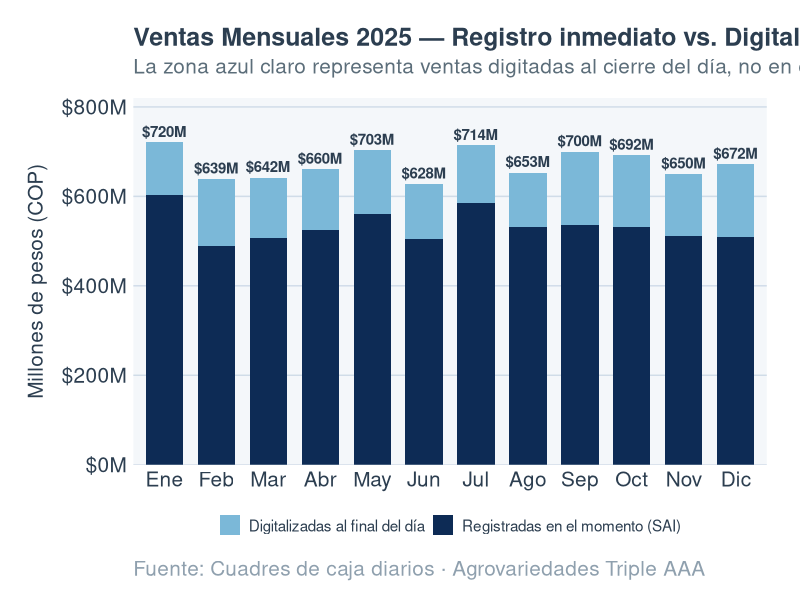
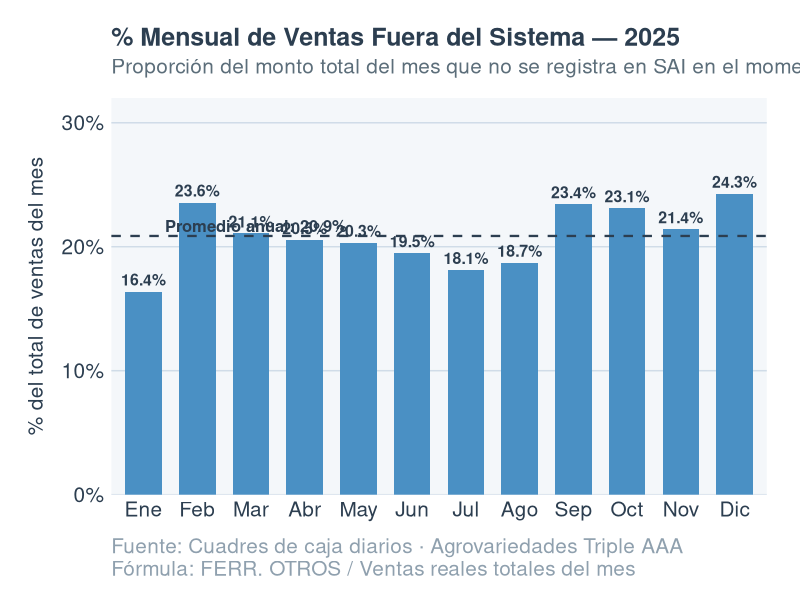
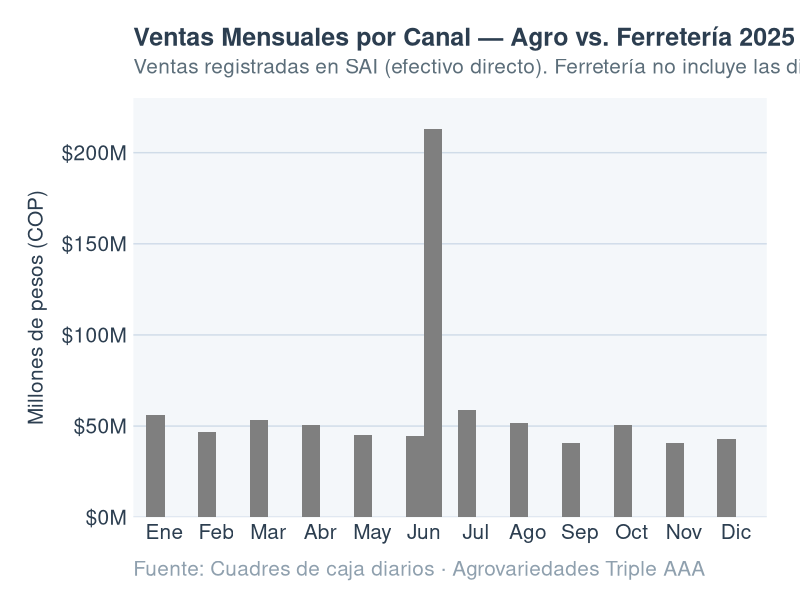
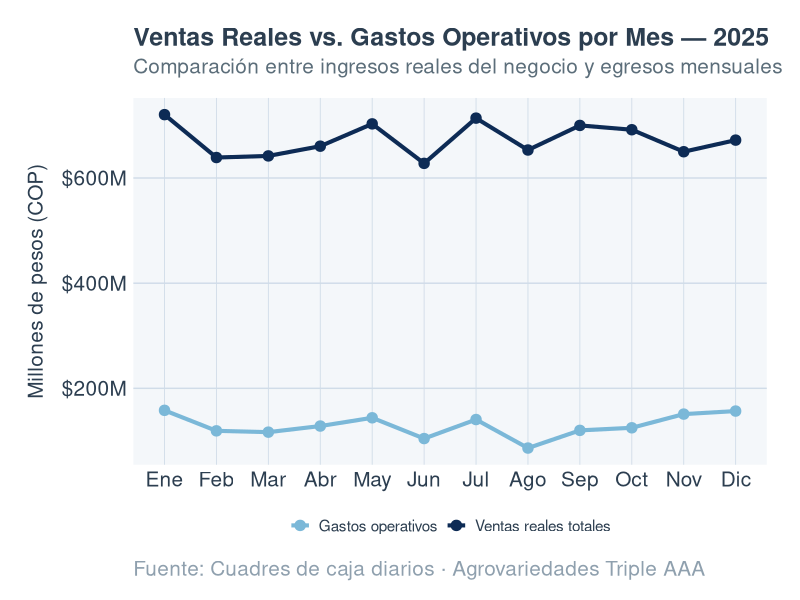
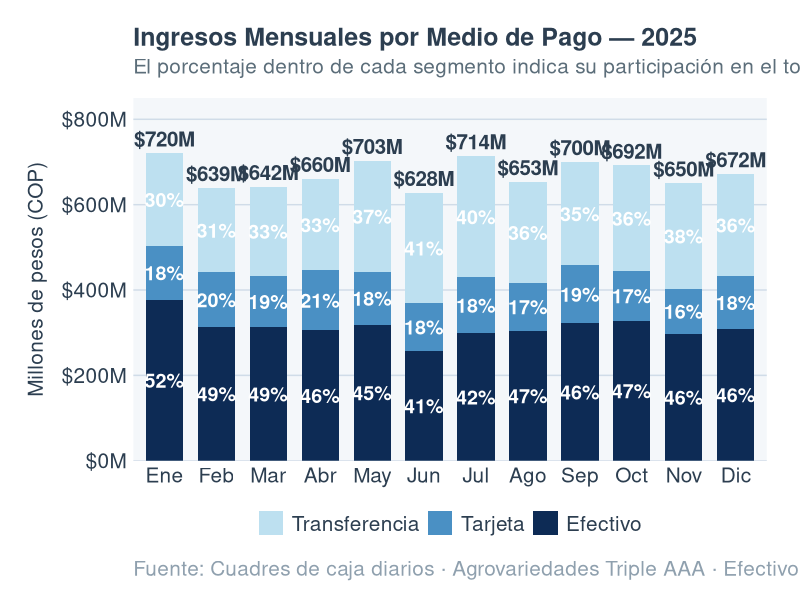
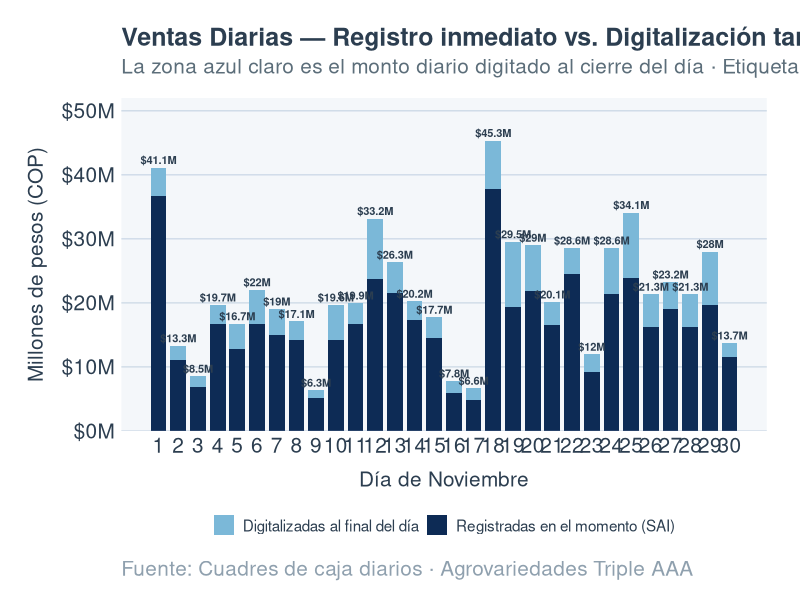
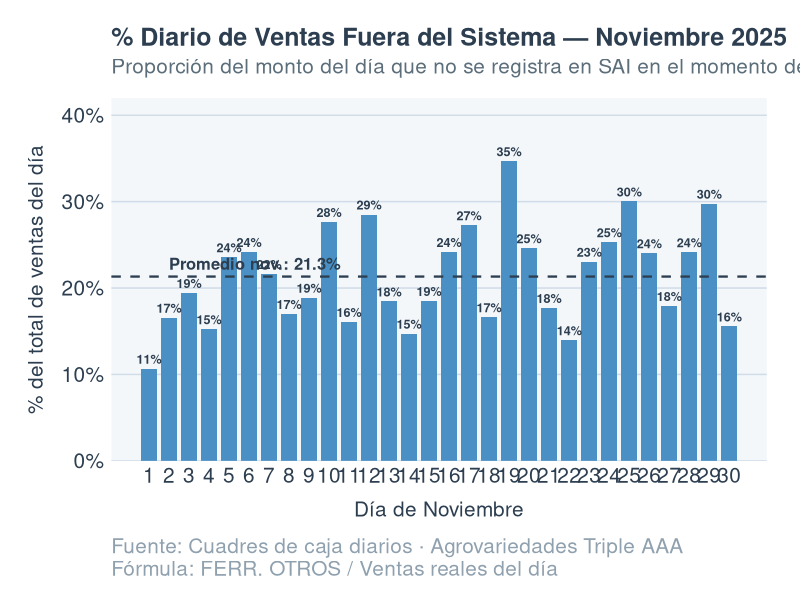
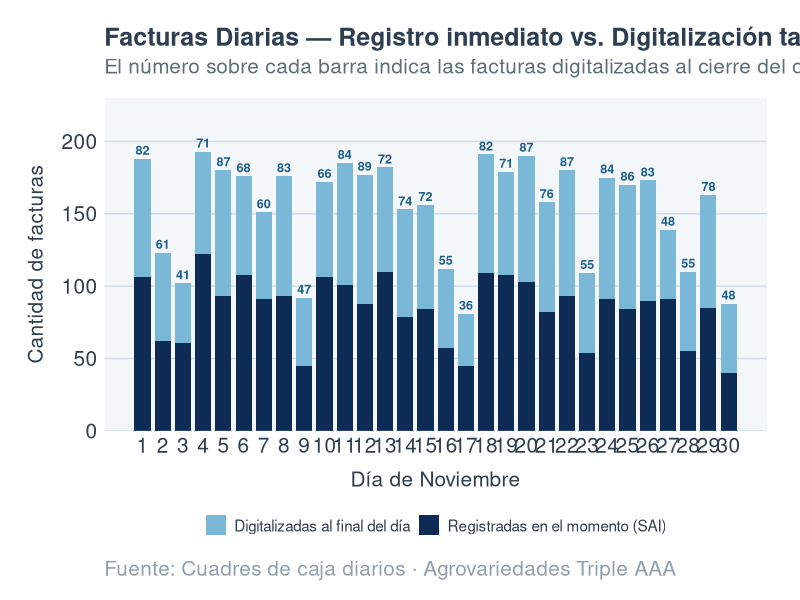

Reproduce these figures in R, in order.
# ══════════════════════════════════════════════════════════════════════
#  GRÁFICOS PRESENTACIÓN — Agrovariedades Triple A S.A.S
#  Fuente: Cuadres de caja diarios 2025
#  Proyecto en Ingeniería I · 2026-I · Universidad del Valle
# ══════════════════════════════════════════════════════════════════════

library(readxl)
library(dplyr)
library(ggplot2)
library(scales)
library(tidyr)
library(forcats)
library(stringr)
library(patchwork)
# ── PALETA Y TEMA ──────────────────────────────────────────────────────
azul_1  <- "#0D2B55"
azul_2  <- "#1B5E8A"
azul_3  <- "#4A90C4"
azul_4  <- "#7BB8D8"
azul_5  <- "#BDE0F0"
gris_f  <- "#F4F7FA"
gris_t  <- "#2C3E50"
gris_l  <- "#8FA0AE"

tema_aaa <- theme_minimal(base_family = "sans") +
  theme(
    plot.background    = element_rect(fill = "white", colour = NA),
    panel.background   = element_rect(fill = gris_f, colour = NA),
    panel.grid.major.y = element_line(colour = "#D0DCE8", linewidth = 0.5),
    panel.grid.major.x = element_blank(),
    panel.grid.minor   = element_blank(),
    plot.title         = element_text(size = 18, face = "bold", colour = gris_t,
                                      margin = margin(b = 5)),
    plot.subtitle      = element_text(size = 15, colour = "#5C6E7A",
                                      margin = margin(b = 14)),
    plot.caption       = element_text(size = 15, colour = gris_l,
                                      hjust = 0, margin = margin(t = 12)),
    axis.text          = element_text(size = 15, colour = gris_t),
    axis.title         = element_text(size = 15, colour = gris_t),
    axis.title.x       = element_text(margin = margin(t = 10)),
    axis.title.y       = element_text(margin = margin(r = 10)),
    legend.position    = "bottom",
    legend.text        = element_text(size = 11, colour = gris_t),
    legend.title       = element_blank(),
    legend.key.size    = unit(1.1, "lines"),
    plot.margin        = margin(20, 24, 14, 20)
  )

# ── CARGA Y LIMPIEZA ───────────────────────────────────────────────────
raw <- read_excel("CUADRE CAJA 2025 RESUMEN .xlsx", sheet = "Hoja1")

colnames(raw) <- c("FECHA","DIA","AGRO_SAI","FACT_AGRO","TARJETA","FACT_TARJETA",
                   "TRANSFERENCIA","FACT_TRANSF","FERR_SAI","FACT_FERR",
                   "FERR_OTROS","FACT_OTROS","GASTOS","VENTAS_SAI","FACT_SAI_TOT",
                   "VENTAS_REALES","FACT_REALES","PCT_FUERA_FACT","PCT_FUERA_MONTO","DROP")

df <- raw %>%
  select(-DROP) %>%
  mutate(across(-FECHA, as.numeric),
         FECHA = as.Date(FECHA)) %>%
  filter(VENTAS_REALES > 0)

meses_etiq <- c("Ene","Feb","Mar","Abr","May","Jun",
                "Jul","Ago","Sep","Oct","Nov","Dic")

# ── DATOS MENSUALES ────────────────────────────────────────────────────
mensual <- df %>%
  mutate(MES = as.integer(format(FECHA, "%m"))) %>%
  group_by(MES) %>%
  summarise(
    ventas_sai    = sum(VENTAS_SAI,     na.rm = TRUE),
    ventas_reales = sum(VENTAS_REALES,  na.rm = TRUE),
    ferr_otros    = sum(FERR_OTROS,     na.rm = TRUE),
    agro_sai      = sum(AGRO_SAI,       na.rm = TRUE),
    ferr_sai      = sum(FERR_SAI,       na.rm = TRUE),
    tarjeta       = sum(TARJETA,        na.rm = TRUE),
    transferencia = sum(TRANSFERENCIA,  na.rm = TRUE),
    gastos        = sum(GASTOS,         na.rm = TRUE),
    fact_sai      = sum(FACT_SAI_TOT,   na.rm = TRUE),
    fact_reales   = sum(FACT_REALES,    na.rm = TRUE),
    .groups = "drop"
  ) %>%
  mutate(
    # ferr_otros es efectivo tardío → se suma al efectivo real
    efectivo  = ventas_sai - tarjeta - transferencia + ferr_otros,
    pct_fuera = ferr_otros / ventas_reales * 100,
    mes_etiq  = factor(meses_etiq[MES], levels = meses_etiq)
  )

# ── DATOS NOVIEMBRE ────────────────────────────────────────────────────
nov <- df %>%
  filter(format(FECHA, "%m") == "11") %>%
  mutate(
    DIA           = as.integer(format(FECHA, "%d")),
    efectivo      = VENTAS_SAI - TARJETA - TRANSFERENCIA,
    pct_fuera_dia = FERR_OTROS / VENTAS_REALES * 100
  )


# ══════════════════════════════════════════════════════════════════════
#  A1 — Ventas mensuales: SAI vs. Fuera del sistema
# ══════════════════════════════════════════════════════════════════════
a1_long <- mensual %>%
  select(mes_etiq, ventas_sai, ferr_otros, ventas_reales) %>%
  pivot_longer(c(ventas_sai, ferr_otros),
               names_to  = "tipo",
               values_to = "valor") %>%
  mutate(tipo = recode(tipo,
                       ventas_sai  = "Registradas en el momento (SAI)",
                       ferr_otros  = "Digitalizadas al final del día"))

a1 <- ggplot(a1_long, aes(x = mes_etiq, y = valor / 1e6, fill = tipo)) +
  geom_col(width = 0.72) +
  geom_text(
    data = mensual,
    aes(x = mes_etiq, y = ventas_reales / 1e6,
        label = paste0("$", round(ventas_reales / 1e6, 0), "M")),
    inherit.aes = FALSE,
    vjust = -0.5, size = 3.8, colour = gris_t, fontface = "bold"
  ) +
  scale_fill_manual(values = c(
    "Registradas en el momento (SAI)" = azul_1,
    "Digitalizadas al final del día"  = azul_4
  )) +
  scale_y_continuous(
    labels = label_dollar(prefix = "$", suffix = "M",   # ← sin scale=1/1e6
                          big.mark = ".", decimal.mark = ","),
    limits = c(0, 820), expand = c(0, 0)
  ) +
  labs(
    title    = "Ventas Mensuales 2025 — Registro inmediato vs. Digitalización tardía",
    subtitle = "La zona azul claro representa ventas digitadas al cierre del día, no en el momento de la venta",
    x        = NULL,
    y        = "Millones de pesos (COP)",
    caption  = "Fuente: Cuadres de caja diarios · Agrovariedades Triple AAA"
  ) +
  tema_aaa

ggsave("A1_ventas_mensual_sai_vs_real.png", a1, width = 14, height = 7, dpi = 200)


# ══════════════════════════════════════════════════════════════════════
#  A2 — % mensual fuera del sistema (monto)
# ══════════════════════════════════════════════════════════════════════
prom_anual <- mean(mensual$pct_fuera)

a2 <- ggplot(mensual, aes(x = mes_etiq, y = pct_fuera)) +
  geom_col(fill = azul_3, width = 0.68) +
  geom_hline(yintercept = prom_anual, linetype = "dashed",
             colour = gris_t, linewidth = 0.8) +
  annotate("text", x = 1.4, y = prom_anual + 0.8,
           label = paste0("Promedio anual: ", round(prom_anual, 1), "%"),
           size = 4.2, colour = gris_t, fontface = "bold", hjust = 0) +
  geom_text(aes(label = paste0(round(pct_fuera, 1), "%")),
            vjust = -0.5, size = 4.0, colour = gris_t, fontface = "bold") +
  scale_y_continuous(
    labels = function(x) paste0(x, "%"),
    limits = c(0, 32), expand = c(0, 0)
  ) +
  labs(
    title    = "% Mensual de Ventas Fuera del Sistema — 2025",
    subtitle = "Proporción del monto total del mes que no se registra en SAI en el momento de la venta",
    x        = NULL,
    y        = "% del total de ventas del mes",
    caption  = "Fuente: Cuadres de caja diarios · Agrovariedades Triple AAA\nFórmula: FERR. OTROS / Ventas reales totales del mes"
  ) +
  tema_aaa

ggsave("A2_pct_fuera_mensual.png", a2, width = 14, height = 7, dpi = 200)


# ══════════════════════════════════════════════════════════════════════
#  A3 — Ventas mensuales Agro vs. Ferretería SAI
# ══════════════════════════════════════════════════════════════════════
a3_long <- mensual %>%
  mutate(ferr_total = ferr_sai + ferr_otros) %>%   # ← ferretería completa
  select(mes_etiq, agro_sai, ferr_total) %>%
  pivot_longer(c(agro_sai, ferr_total),
               names_to  = "canal",
               values_to = "valor") %>%
  mutate(canal = recode(canal,
                        agro_sai   = "Agro",
                        ferr_total = "Ferretería"))

a3 <- ggplot(a3_long, aes(x = mes_etiq, y = valor / 1e6, fill = canal)) +
  geom_col(position = "dodge", width = 0.7) +
  scale_fill_manual(values = c("Agro (SAI)"       = azul_1,
                               "Ferretería (SAI)" = azul_4)) +
  scale_y_continuous(
    labels = label_dollar(prefix = "$", suffix = "M",   # ← sin scale=1/1e6
                          big.mark = ".", decimal.mark = ","),
    limits = c(0, 230), expand = c(0, 0)
  ) +
  labs(
    title    = "Ventas Mensuales por Canal — Agro vs. Ferretería 2025",
    subtitle = "Ventas registradas en SAI (efectivo directo). Ferretería no incluye las digitalizadas al cierre.",
    x        = NULL,
    y        = "Millones de pesos (COP)",
    caption  = "Fuente: Cuadres de caja diarios · Agrovariedades Triple AAA"
  ) +
  tema_aaa

ggsave("A3_agro_vs_ferreteria_mensual.png", a3, width = 14, height = 7, dpi = 200)


# ══════════════════════════════════════════════════════════════════════
#  A4 — Ventas reales vs. Gastos operativos mensuales
# ══════════════════════════════════════════════════════════════════════
a4_long <- mensual %>%
  select(mes_etiq, ventas_reales, gastos) %>%
  pivot_longer(c(ventas_reales, gastos),
               names_to  = "tipo",
               values_to = "valor") %>%
  mutate(tipo = recode(tipo,
                       ventas_reales = "Ventas reales totales",
                       gastos        = "Gastos operativos"))

a4 <- ggplot(a4_long, aes(x = mes_etiq, y = valor / 1e6,
                          colour = tipo, group = tipo)) +
  geom_line(linewidth = 1.4) +
  geom_point(size = 3.2) +
  scale_colour_manual(values = c("Ventas reales totales" = azul_1,
                                 "Gastos operativos"     = azul_4)) +
  scale_y_continuous(
    labels = label_dollar(prefix = "$", suffix = "M",   # ← sin scale=1/1e6
                          big.mark = ".", decimal.mark = ","),
    expand = c(0.05, 0)
  ) +
  labs(
    title    = "Ventas Reales vs. Gastos Operativos por Mes — 2025",
    subtitle = "Comparación entre ingresos reales del negocio y egresos mensuales",
    x        = NULL,
    y        = "Millones de pesos (COP)",
    caption  = "Fuente: Cuadres de caja diarios · Agrovariedades Triple AAA"
  ) +
  tema_aaa +
  theme(panel.grid.major.x = element_line(colour = "#D0DCE8", linewidth = 0.3))

ggsave("A4_ventas_vs_gastos_mensual.png", a4, width = 14, height = 7, dpi = 200)


# ══════════════════════════════════════════════════════════════════════
#  A5 — Ingresos mensuales por medio de pago (stacked + % interno)
# ══════════════════════════════════════════════════════════════════════
pago_long <- mensual %>%
  mutate(
    pct_ef = efectivo      / ventas_reales * 100,
    pct_tj = tarjeta       / ventas_reales * 100,
    pct_tr = transferencia / ventas_reales * 100
  ) %>%
  select(mes_etiq, efectivo, tarjeta, transferencia,
         pct_ef, pct_tj, pct_tr, ventas_reales) %>%
  pivot_longer(c(efectivo, tarjeta, transferencia),
               names_to  = "medio",
               values_to = "valor") %>%
  mutate(
    medio = factor(recode(medio,
                          efectivo      = "Efectivo",
                          tarjeta       = "Tarjeta",
                          transferencia = "Transferencia"),
                   levels = c("Transferencia","Tarjeta","Efectivo")),
    pct_label = case_when(
      medio == "Efectivo"      ~ paste0(round(pct_ef, 0), "%"),
      medio == "Tarjeta"       ~ paste0(round(pct_tj, 0), "%"),
      medio == "Transferencia" ~ paste0(round(pct_tr, 0), "%")
    )
  )

a5 <- ggplot(pago_long, aes(x = mes_etiq, y = valor / 1e6, fill = medio)) +
  geom_col(width = 0.72) +
  geom_text(aes(label = pct_label),
            position = position_stack(vjust = 0.5),
            size = 5.0, colour = "white", fontface = "bold") +
  geom_text(
    data        = mensual,
    aes(x       = mes_etiq,
        y       = ventas_reales / 1e6,
        label   = paste0("$", round(ventas_reales / 1e6, 0), "M")),
    inherit.aes = FALSE,
    vjust       = -0.45,
    size        = 5.2,
    colour      = gris_t,
    fontface    = "bold"
  ) +
  scale_fill_manual(values = c(
    "Efectivo"      = azul_1,
    "Tarjeta"       = azul_3,
    "Transferencia" = azul_5
  )) +
  scale_y_continuous(
    labels = label_dollar(prefix = "$", suffix = "M",   # ← sin scale=1/1e6
                          big.mark = ".", decimal.mark = ","),
    limits = c(0, 850),
    expand = c(0, 0)
  ) +
  labs(
    title    = "Ingresos Mensuales por Medio de Pago — 2025",
    subtitle = "El porcentaje dentro de cada segmento indica su participación en el total del mes",
    x        = NULL,
    y        = "Millones de pesos (COP)",
    caption  = "Fuente: Cuadres de caja diarios · Agrovariedades Triple AAA · Efectivo incluye ventas digitalizadas al cierre del día"
  ) +
  tema_aaa +
  theme(legend.text     = element_text(size = 15),
        legend.key.size = unit(1.3, "lines"))

ggsave("A5_medios_pago_mensual.png", a5, width = 15, height = 8, dpi = 200)


# ══════════════════════════════════════════════════════════════════════
#  N1 — Noviembre: ventas diarias SAI vs. Fuera del sistema
# ══════════════════════════════════════════════════════════════════════
n1_long <- nov %>%
  select(DIA, VENTAS_SAI, FERR_OTROS, VENTAS_REALES) %>%
  pivot_longer(c(VENTAS_SAI, FERR_OTROS),
               names_to  = "tipo",
               values_to = "valor") %>%
  mutate(tipo = recode(tipo,
                       VENTAS_SAI  = "Registradas en el momento (SAI)",
                       FERR_OTROS  = "Digitalizadas al final del día"))

n1 <- ggplot(n1_long, aes(x = DIA, y = valor / 1e6, fill = tipo)) +
  geom_col(width = 0.8) +
  geom_text(
    data = nov,
    aes(x = DIA, y = VENTAS_REALES / 1e6,
        label = paste0("$", round(VENTAS_REALES / 1e6, 1), "M")),
    inherit.aes = FALSE,
    vjust = -0.45, size = 2.8, colour = gris_t, fontface = "bold"
  ) +
  scale_fill_manual(values = c(
    "Registradas en el momento (SAI)" = azul_1,
    "Digitalizadas al final del día"  = azul_4
  )) +
  scale_x_continuous(breaks = 1:30) +
  scale_y_continuous(
    labels = label_dollar(prefix = "$", suffix = "M",   # ← sin scale=1/1e6
                          big.mark = ".", decimal.mark = ","),
    limits = c(0, 52), expand = c(0, 0)
  ) +
  labs(
    title    = "Ventas Diarias — Registro inmediato vs. Digitalización tardía · Noviembre 2025",
    subtitle = "La zona azul claro es el monto diario digitado al cierre del día · Etiquetas: venta real total del día",
    x        = "Día de Noviembre",
    y        = "Millones de pesos (COP)",
    caption  = "Fuente: Cuadres de caja diarios · Agrovariedades Triple AAA"
  ) +
  tema_aaa

ggsave("N1_nov_ventas_sai_vs_real.png", n1, width = 16, height = 7, dpi = 200)


# ══════════════════════════════════════════════════════════════════════
#  N2 — Noviembre: % diario fuera del sistema con promedio
# ══════════════════════════════════════════════════════════════════════
prom_nov <- mean(nov$pct_fuera_dia, na.rm = TRUE)

n2 <- ggplot(nov, aes(x = DIA, y = pct_fuera_dia)) +
  geom_col(fill = azul_3, width = 0.78) +
  geom_hline(yintercept = prom_nov, linetype = "dashed",
             colour = gris_t, linewidth = 0.8) +
  annotate("text", x = 2, y = prom_nov + 1.5,
           label = paste0("Promedio nov.: ", round(prom_nov, 1), "%"),
           size = 4.2, colour = gris_t, fontface = "bold", hjust = 0) +
  geom_text(aes(label = paste0(round(pct_fuera_dia, 0), "%")),
            vjust = -0.5, size = 3.2, colour = gris_t, fontface = "bold") +
  scale_x_continuous(breaks = 1:30) +
  scale_y_continuous(
    labels = function(x) paste0(x, "%"),
    limits = c(0, 42), expand = c(0, 0)
  ) +
  labs(
    title    = "% Diario de Ventas Fuera del Sistema — Noviembre 2025",
    subtitle = "Proporción del monto del día que no se registra en SAI en el momento de la venta",
    x        = "Día de Noviembre",
    y        = "% del total de ventas del día",
    caption  = "Fuente: Cuadres de caja diarios · Agrovariedades Triple AAA\nFórmula: FERR. OTROS / Ventas reales del día"
  ) +
  tema_aaa

ggsave("N2_nov_pct_fuera_diario.png", n2, width = 16, height = 7, dpi = 200)


# ══════════════════════════════════════════════════════════════════════
#  N3 — Noviembre: Facturas diarias SAI vs. tardías (barras apiladas)
# ══════════════════════════════════════════════════════════════════════
nov_fact <- nov %>%
  mutate(
    fact_tarde = FACT_OTROS,
    fact_sai   = FACT_SAI_TOT
  )

n3_long <- nov_fact %>%
  select(DIA, fact_sai, fact_tarde) %>%
  pivot_longer(c(fact_sai, fact_tarde),
               names_to = "tipo", values_to = "valor") %>%
  mutate(tipo = recode(tipo,
                       fact_sai   = "Registradas en el momento (SAI)",
                       fact_tarde = "Digitalizadas al final del día"))

n3 <- ggplot(n3_long, aes(x = DIA, y = valor, fill = tipo)) +
  geom_col(width = 0.8) +
  geom_text(
    data = nov_fact,
    aes(x = DIA, y = fact_sai + fact_tarde,
        label = fact_tarde),
    inherit.aes = FALSE,
    vjust = -0.4, size = 3.2, colour = azul_2, fontface = "bold"
  ) +
  scale_fill_manual(values = c(
    "Registradas en el momento (SAI)" = azul_1,
    "Digitalizadas al final del día"  = azul_4
  )) +
  scale_x_continuous(breaks = 1:30) +
  scale_y_continuous(limits = c(0, 230), expand = c(0, 0)) +
  labs(
    title    = "Facturas Diarias — Registro inmediato vs. Digitalización tardía · Noviembre 2025",
    subtitle = "El número sobre cada barra indica las facturas digitalizadas al cierre del día",
    x        = "Día de Noviembre",
    y        = "Cantidad de facturas",
    caption  = "Fuente: Cuadres de caja diarios · Agrovariedades Triple AAA"
  ) +
  tema_aaa

ggsave("N3_nov_facturas_apiladas.png", n3, width = 16, height = 7, dpi = 200)


# ══════════════════════════════════════════════════════════════════════
#  N4 — Noviembre: Ingresos diarios por medio de pago
# ══════════════════════════════════════════════════════════════════════
nov_pago <- nov %>%
  mutate(
    efectivo_nov = VENTAS_SAI - TARJETA - TRANSFERENCIA,
    pct_ef       = efectivo_nov  / VENTAS_REALES * 100,
    pct_tj       = TARJETA       / VENTAS_REALES * 100,
    pct_tr       = TRANSFERENCIA / VENTAS_REALES * 100
  ) %>%
  select(DIA, efectivo_nov, TARJETA, TRANSFERENCIA,
         pct_ef, pct_tj, pct_tr, VENTAS_REALES) %>%
  pivot_longer(c(efectivo_nov, TARJETA, TRANSFERENCIA),
               names_to = "medio", values_to = "valor") %>%
  mutate(
    medio = factor(recode(medio,
                          efectivo_nov  = "Efectivo",
                          TARJETA       = "Tarjeta",
                          TRANSFERENCIA = "Transferencia"),
                   levels = c("Efectivo","Tarjeta","Transferencia")),
    pct_label = case_when(
      medio == "Efectivo"      ~ paste0(round(pct_ef, 0), "%"),
      medio == "Tarjeta"       ~ paste0(round(pct_tj, 0), "%"),
      medio == "Transferencia" ~ paste0(round(pct_tr, 0), "%")
    )
  )

nov_totales <- nov %>%
  mutate(efectivo_nov = VENTAS_SAI - TARJETA - TRANSFERENCIA)

n4 <- ggplot(nov_pago, aes(x = DIA, y = valor / 1e6, fill = medio)) +
  geom_col(width = 0.8) +
  geom_text(aes(label = pct_label),
            position = position_stack(vjust = 0.5),
            size = 2.8, colour = "white", fontface = "bold") +
  geom_text(
    data = nov_totales,
    aes(x = DIA, y = VENTAS_REALES / 1e6,
        label = paste0("$", round(VENTAS_REALES / 1e6, 1), "M")),
    inherit.aes = FALSE,
    vjust = -0.45, size = 2.6, colour = gris_t, fontface = "bold"
  ) +
  scale_fill_manual(values = c("Efectivo"      = azul_1,
                               "Tarjeta"       = azul_3,
                               "Transferencia" = azul_5)) +
  scale_x_continuous(breaks = 1:30) +
  scale_y_continuous(
    labels = label_dollar(prefix = "$", suffix = "M",   # ← sin scale=1/1e6
                          big.mark = ".", decimal.mark = ","),
    limits = c(0, 52), expand = c(0, 0)
  ) +
  labs(
    title    = "Ingresos Diarios por Medio de Pago — Noviembre 2025",
    subtitle = "El porcentaje dentro de cada segmento indica su participación en el total del día",
    x        = "Día de Noviembre",
    y        = "Millones de pesos (COP)",
    caption  = "Fuente: Cuadres de caja diarios · Agrovariedades Triple AAA"
  ) +
  tema_aaa

ggsave("N4_nov_medios_pago_diario.png", n4, width = 16, height = 7.5, dpi = 200)


# ══════════════════════════════════════════════════════════════════════
message("✓ 9 gráficos exportados:")
message("  Anuales:    A1 A2 A3 A4 A5")
message("  Noviembre:  N1 N2 N3 N4")





# ── PANEL A1 + A5 ──────────────────────────────────────────────────────

# Versiones compactas para el panel (títulos más cortos, márgenes ajustados)
tema_panel <- tema_aaa +
  theme(
    plot.title    = element_text(size = 15, face = "bold", colour = gris_t,
                                 margin = margin(b = 4)),
    plot.subtitle = element_text(size = 11, colour = "#5C6E7A",
                                 margin = margin(b = 10)),
    plot.caption  = element_text(size = 10, colour = gris_l,
                                 hjust = 0, margin = margin(t = 8)),
    axis.text     = element_text(size = 11, colour = gris_t),
    axis.title    = element_text(size = 11, colour = gris_t),
    legend.text   = element_text(size = 10, colour = gris_t),
    plot.margin   = margin(14, 20, 10, 14)
  )

library(patchwork)

tema_panel <- tema_aaa +
  theme(
    plot.title    = element_text(size = 15, face = "bold", colour = gris_t,
                                 margin = margin(b = 4)),
    plot.subtitle = element_text(size = 11, colour = "#5C6E7A",
                                 margin = margin(b = 10)),
    plot.caption  = element_text(size = 10, colour = gris_l,
                                 hjust = 0, margin = margin(t = 8)),
    axis.text     = element_text(size = 11, colour = gris_t),
    axis.title    = element_text(size = 11, colour = gris_t),
    legend.text   = element_text(size = 10, colour = gris_t),
    plot.margin   = margin(14, 20, 10, 14)
  )

# A3 versión panel
a3_panel <- ggplot(a3_long, aes(x = mes_etiq, y = valor / 1e6, fill = canal)) +
  geom_col(position = "dodge", width = 0.7) +
  geom_text(aes(label = paste0("$", round(valor / 1e6, 0), "M")),
            position = position_dodge(width = 0.7),
            vjust = -0.5, size = 3.6, colour = gris_t, fontface = "bold") +
  scale_fill_manual(values = c("Agro"        = azul_1,
                               "Ferretería"  = azul_4)) +
  scale_y_continuous(
    labels = label_dollar(prefix = "$", suffix = "M",
                          big.mark = ".", decimal.mark = ","),
    limits = c(0, 620), expand = c(0, 0)
  ) +
  labs(
    title    = "Ventas por Canal — Agro vs. Ferretería",
    subtitle = "Ferretería incluye ventas SAI inmediatas + digitalizadas al cierre del día",
    x = NULL, y = "Millones de pesos (COP)"
  ) +
  tema_panel

# A5 versión panel
a5_panel <- ggplot(pago_long, aes(x = mes_etiq, y = valor / 1e6, fill = medio)) +
  geom_col(width = 0.72) +
  geom_text(aes(label = pct_label),
            position = position_stack(vjust = 0.5),
            size = 3.8, colour = "white", fontface = "bold") +
  geom_text(
    data = mensual,
    aes(x = mes_etiq, y = ventas_reales / 1e6,
        label = paste0("$", round(ventas_reales / 1e6, 0), "M")),
    inherit.aes = FALSE,
    vjust = -0.45, size = 3.6, colour = gris_t, fontface = "bold"
  ) +
  scale_fill_manual(values = c(
    "Efectivo"      = azul_1,
    "Tarjeta"       = azul_3,
    "Transferencia" = azul_5
  )) +
  scale_y_continuous(
    labels = label_dollar(prefix = "$", suffix = "M",
                          big.mark = ".", decimal.mark = ","),
    limits = c(0, 850), expand = c(0, 0)
  ) +
  labs(
    title    = "Ingresos por Medio de Pago",
    subtitle = "% dentro de cada segmento = participación en el total del mes",
    x = NULL, y = "Millones de pesos (COP)") +
  tema_panel +
  theme(legend.text = element_text(size = 10))

# Combinar
panel_canales_pago <- a3_panel + a5_panel +
  plot_annotation(
    title   = "Análisis de Ingresos Mensuales — 2025",
    caption = "Fuente: Cuadres de caja diarios · Agrovariedades Triple A S.A.S",
    theme   = theme(
      plot.title   = element_text(size = 18, face = "bold", colour = gris_t,
                                  margin = margin(b = 8)),
      plot.caption = element_text(size = 15, colour = gris_l, hjust = 0)
    )
  )

ggsave("panel_canales_pago.png",
       panel_canales_pago,
       width = 24, height = 8, dpi = 200)
